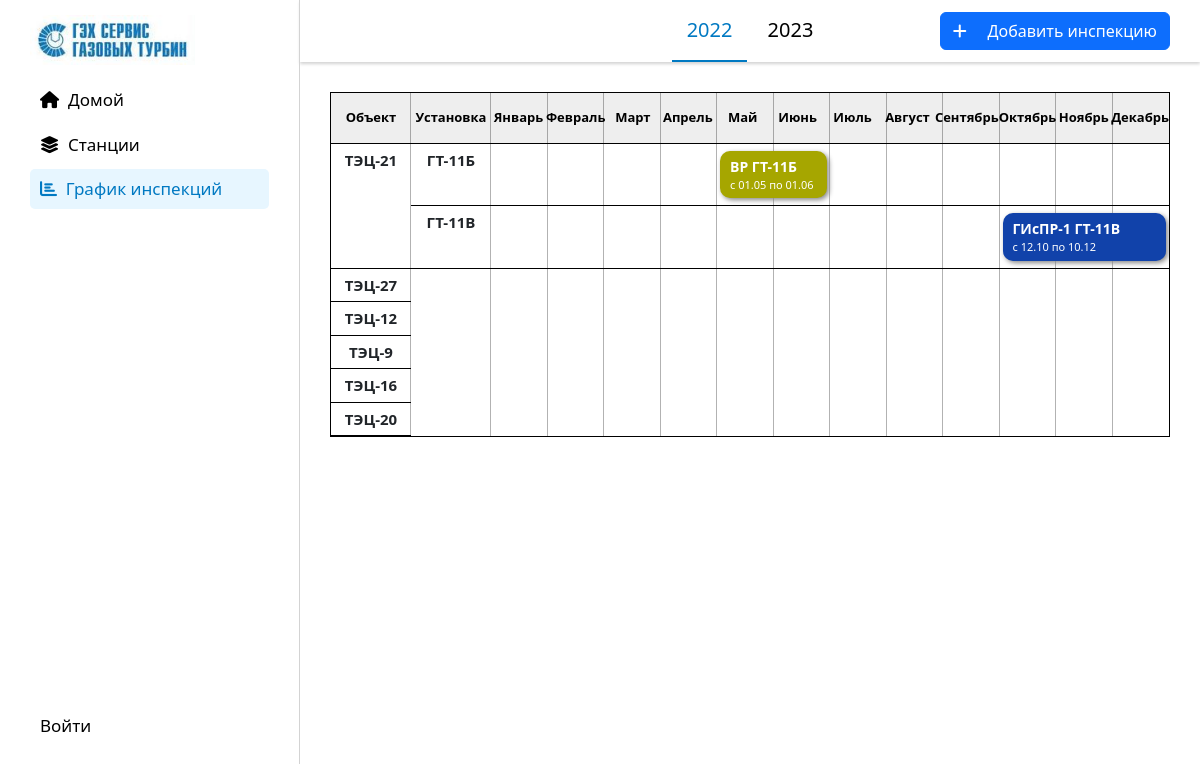
The page /chart/ on the database as committed earlier.
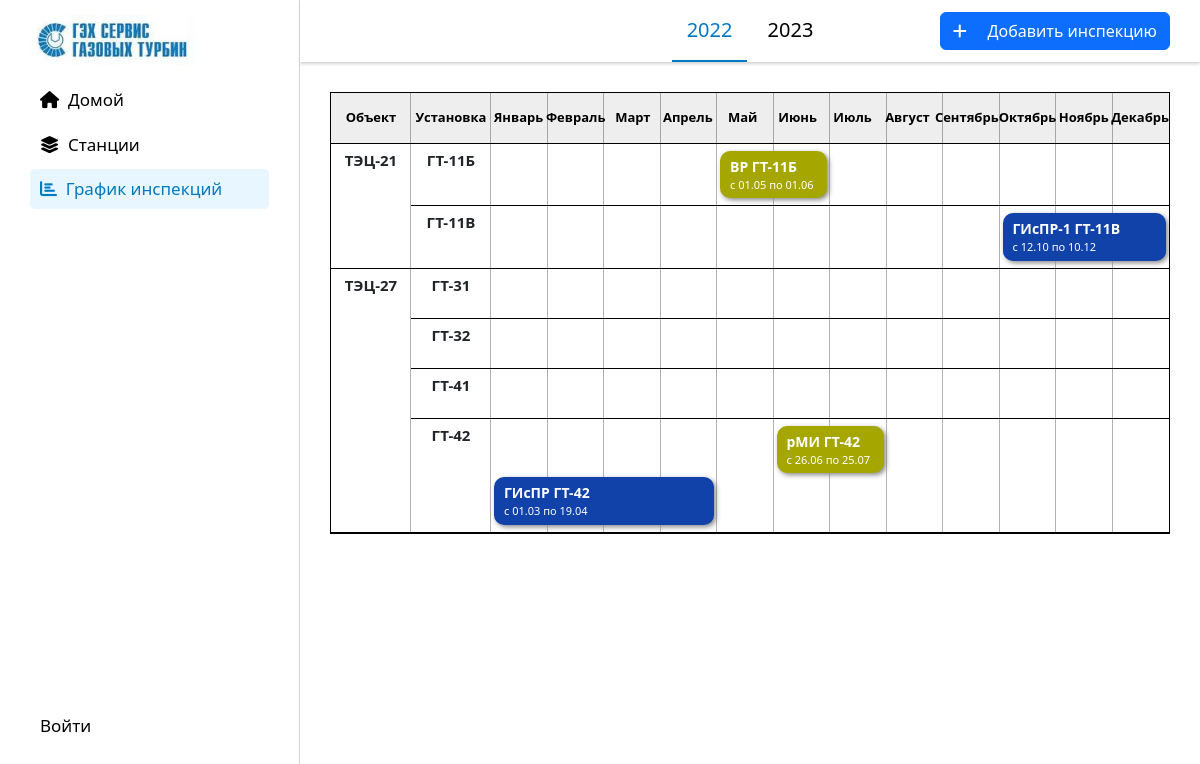
The same page on the database as committed later.
### main/models.py (models this page shows, shortened)
class Station(models.Model):
    name = models.CharField('Наименование станции', max_length=100)
    short_name = models.CharField('Короткое наименование станции', max_length=10, default='-')
    number = models.IntegerField('Ид.', default=0, null=True, blank=True)
    company = models.CharField('Генерирующая компания', max_length=50, null=True, blank=True)
    image = models.ImageField('Изображение', blank=True, upload_to='')
    address = models.CharField('Адрес нахождения', max_length=100, null=True, blank=True)
    text = models.CharField('Текст', max_length=100, null=True, blank=True)
    large_text = models.TextField('Большой текст', max_length=2000, null=True, blank=True)

class Unit(models.Model):
    station = models.ForeignKey(Station, on_delete=models.CASCADE)
    name = models.CharField('Наименование установки', max_length=100)
    short_name = models.CharField('Короткое наименование установки', max_length=10, default='-')
    unit_type = models.ForeignKey(UnitType, on_delete=models.SET_NULL, null=True, blank=True)
    station_number = models.CharField('Станционный номер', max_length=10, null=True, blank=True)

class Event(models.Model):
    unit = models.ForeignKey(Unit, on_delete=models.CASCADE)
    event_type = models.ForeignKey(UnitEventType, on_delete=models.SET_NULL, null=True, blank=True)
    short_name = models.CharField('Короткое имя события', max_length=10)
    full_name = models.CharField('Полное имя события', max_length=100)
    start = models.DateField('Дата начала')
    end = models.DateField('Дата окончания')
    duration = models.IntegerField('Длительность', default=0)
    report = models.CharField('Номер отчета', max_length=50, null=True, blank=True, default='-')
    contract = models.ForeignKey(Contract, null=True, on_delete=models.SET_NULL, blank=True)
    report_file = models.FileField('Файл отчета', upload_to='', null=True, blank=True)

### main/views.py (the view)
# urls.py: path('chart/', views.chart, name='chart'),
def chart(request):
    year_list = [x[0] for x in set(list(Event.objects.values_list('start__year')) + list(Event.objects.values_list('end__year')))]
    print(year_list)
    years = []
    for year in sorted(year_list):
        stations = []
        station_list = Station.objects.all().order_by('number')
        for station in station_list:
            units = []
            unit_list = Unit.objects.order_by('short_name').filter(station=station)
            for unit in unit_list:
                event_list = []
                for event in Event.objects.order_by('start').filter(unit=unit):
                    if event.start.year == year or event.end.year == year:
                        event_list.append(event)
                unit_dict = {'unit' : unit, 'events' : event_list}
                units.append(unit_dict)
            station_dict = {'station' : station, 'units' : units}
            stations.append(station_dict)
        year_dict = {'year' : year, 'stations' : stations}
        years.append(year_dict)
    data = {'years' : years}
    return render(request, 'main/event_chart.html', data)

### main/templates/main/event_chart.html (shortened to what this page needs)
{% extends 'main/new_layout.html' %}
{% load static %}
{% block nav-chart %}
<a href="{% url 'chart' %}" class="active"><i class="fa-solid fa-chart-bar"></i>&nbsp&nbspГрафик инспекций</a>
{% endblock %}
{% block head %}
    <link rel="stylesheet" href="{% static 'main/css/container.css' %}">
    <link rel="stylesheet" href="{% static 'main/css/tab.css' %}">
    <link rel="stylesheet" href="{% static 'main/css/tab__tabcontent__block.css' %}">
{% endblock %}
{% block content %}
<div class="tab" style="text-align: center; font-size: 20px">
    {% for year in years %}
    <button class="tablinks" onclick="openTab(event, '{{ year.year }}')"
            {% if year.year == 2022 %}
            id="defaultOpen"
            {%endif %}
    >
        {{ year.year }}
    </button>
    {% endfor %}
</div>
<a href="{% url 'create_card' %}">
    <button class="btn btn-primary" style="position: absolute; top: 12px; right:30px">
        <i class="fa-solid fa-plus"></i>&nbsp&nbsp&nbsp&nbsp  Добавить инспекцию
    </button>
</a>
{% for year in years %}
<div id="{{ year.year }}" class="tabcontent">
<div class="chart-container">
    <div class="chart">
        <div class="chart-row chart-period" id="navbar">
            <span>Объект</span>
            <span>Установка</span>
            <span>Январь</span>
            <span>Февраль</span>
            <span>Март</span>
            <span>Апрель</span>
            <span>Май</span>
            <span>Июнь</span>
            <span>Июль</span>
            <span>Август</span>
            <span>Сентябрь</span>
            <span>Октябрь</span>
            <span>Ноябрь</span>
            <span>Декабрь</span>
        </div>
        <div class="chart-row chart-lines">
            <span></span><span></span><span></span><span></span>
            <span></span><span></span><span></span>
            <span></span><span></span><span style=""></span>
            <span></span><span></span><span></span>
        </div>
        {% for station in year.stations %}
        <div class="chart-row">
            <div class="chart-row-station">
                {{ station.station.short_name }}
            </div>
            <div>
                {% for unit in station.units %}
                <div class="chart-row-units">
                    <div class="chart-row-unit">{{ unit.unit.short_name }}<br>
                        </div>
                    {% for event in unit.events %}
                        <li onclick="location.href='{% url 'event_detail' event.id %}';"  style="
                        {% if event.start.year == year.year %}
                            grid-column-start: calc({{event.start.month}} + 1);
                        {% else %}
                            grid-column-start: calc({{ 1 }} + 1) ;
                        {% endif %}
                        {% if event.end.year == year.year %}
                            grid-column-end: calc({{event.end.month}} + 2);
                        {% else %}
                            grid-column-end: calc({{ 12 }} + 2) ;
                        {% endif %}
                        background-color:
                        {% if event.duration <= 14 %}
                            #268e00
                        {% elif event.duration <= 30 %}
                            #a6a600
                        {% else %}
                            #1142AA
                        {% endif %}">
                            <span style="font-weight: bolder; font-size: 14px">{{ event.short_name }} {{unit.unit.short_name}}</span><br>
                            с {{ event.start|date:'d.m' }} по {{ event.end|date:'d.m' }}
                        </li>
                    {% endfor %}
                </div>
                {% endfor %}
            </div>
        </div>
        {% endfor %}
    </div>
</div>
</div>
{% endfor %}
{% endblock %}

Rows that differ between the two databases and show on the page:
removed Station: station.short_name "ТЭЦ-12"
removed Station: station.short_name "ТЭЦ-9"
removed Station: station.short_name "ТЭЦ-16"
removed Station: station.short_name "ТЭЦ-20"
added Unit: unit.short_name "ГТ-31", shown under Station "ТЭЦ-27"
added Unit: unit.short_name "ГТ-32", shown under Station "ТЭЦ-27"
added Unit: unit.short_name "ГТ-41", shown under Station "ТЭЦ-27"
added Unit: unit.short_name "ГТ-42"
added Event: short_name "рМИ", start "26.06", end "25.07", duration 30 (drawn), shown under "ГТ-42"
added Event: short_name "ГИсПР", start "01.03", end "19.04", duration 50 (drawn), shown under "ГТ-42"
